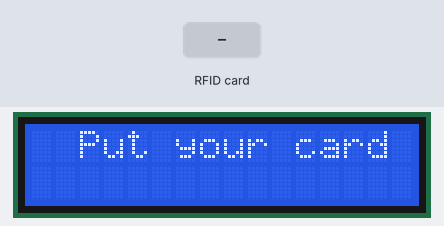
Bench run of a sketch on a simulated Arduino Uno, built with avr-gcc and run on an emulated ATmega328P. Parts: 16×2 character LCD. The test bench sets the inputs (shaded band). What the sketch prints to the serial monitor is not drawn.

Above: at 1.3 s.
1.4 s: RFID card 5E 7A 19 C4 held to the reader
At 1.8 s:
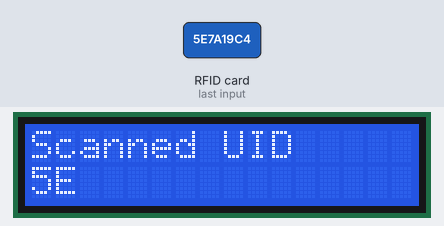
At 4.2 s:
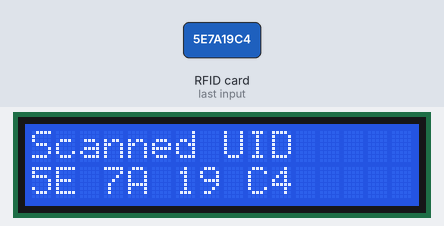
Timing chart, 0 to 5.7 s (numbered marks = the images above; inputs shaded):
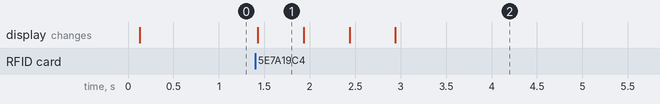

Measured:
- after the input at 1.4 s, the display: changes at once (image 1)
- what the display in image 1 shows lasts 0.5 s, from 1.4 s to 1.9 s

The sketch:

rfid_scan.ino
```cpp
/*RFID tag scan code*/

#include <LiquidCrystal_I2C.h>
#include <SPI.h>
#include <MFRC522.h>

#define RST_PIN 9
#define SS_PIN  10
byte readCard[4];
byte a = 0;

LiquidCrystal_I2C lcd(0x27, 16, 2);
MFRC522 mfrc522(SS_PIN, RST_PIN);

void setup() {
  Serial.begin(9600);
  lcd.init();
  lcd.backlight();
  while (!Serial);
  SPI.begin();
  mfrc522.PCD_Init();
  delay(4);
  mfrc522.PCD_DumpVersionToSerial();
  lcd.setCursor(2, 0);
  lcd.print("Put your card");
}

void loop() {
  if ( ! mfrc522.PICC_IsNewCardPresent()) {
    return 0;
  }
  if ( ! mfrc522.PICC_ReadCardSerial()) {
    return 0;
  }

  lcd.clear();
  lcd.setCursor(0, 0);
  lcd.print("Scanned UID");
  a = 0;
  Serial.println(F("Scanned PICC's UID:"));
  for ( uint8_t i = 0; i < 4; i++) {  //
    readCard[i] = mfrc522.uid.uidByte[i];
    Serial.print(readCard[i], HEX);
    Serial.print(" ");
    lcd.setCursor(a, 1);
    lcd.print(readCard[i], HEX);
    lcd.print(" ");
    delay(500);
    a += 3;
  }
  Serial.println("");
  mfrc522.PICC_HaltA();
  return 1;
}
```
